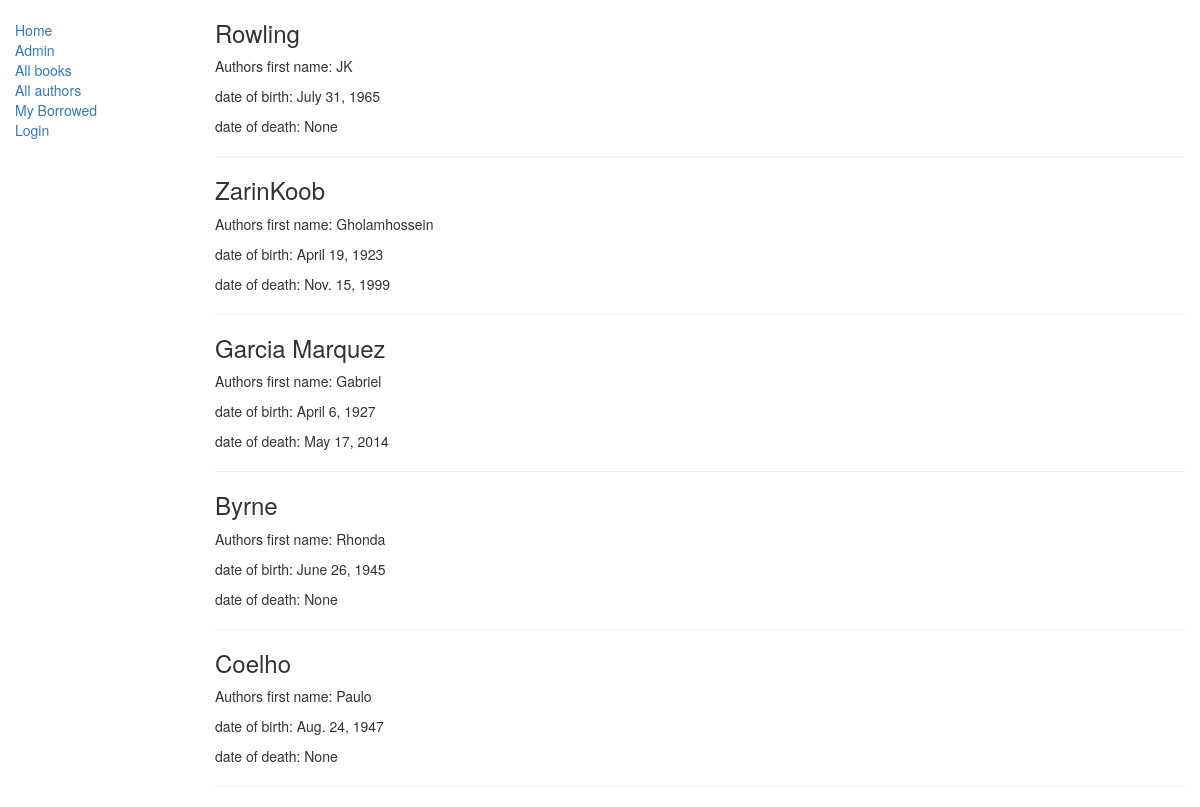
Screenshot of /catalog/authors/ with the database file from the repository.
### catalog/models.py (models this page shows, shortened)
class Author(models.Model):
    first_name      = models.CharField(max_length=300)
    last_name       = models.CharField(max_length=300)
    date_of_birth   = models.DateField(null =True , blank = True)
    date_of_death   = models.DateField('died' , null = True , blank = True)

### catalog/views.py (the view)
# urls.py: path('authors/' , views.AuthorListView.as_view(), name='author-list'),
class AuthorListView(generic.ListView):
    template_name = 'catalog/authorlist.html'
    model = models.Author

### catalog/templates/catalog/authorlist.html
{% extends "catalog/base_generic.html" %}
{% block content %}
  {% for author in author_list%}
    <h3>{{ author.last_name }}</h3>
    <p> Authors first name: {{ author.first_name }}</p>
    <p> date of birth: {{ author.date_of_birth }}</p>
    <p> date of death: {{ author.date_of_death }} </p>
    <hr>
  {% endfor %}
{% endblock %}

### rows the page displays
Author: last_name "Rowling", first_name "JK", date_of_birth "July 31, 1965", date_of_death "None"
Author: last_name "ZarinKoob", first_name "Gholamhossein", date_of_birth "April 19, 1923", date_of_death "Nov. 15, 1999"
Author: last_name "Garcia Marquez", first_name "Gabriel", date_of_birth "April 6, 1927", date_of_death "May 17, 2014"
Author: last_name "Byrne", first_name "Rhonda", date_of_birth "June 26, 1945", date_of_death "None"
Author: last_name "Coelho", first_name "Paulo", date_of_birth "Aug. 24, 1947", date_of_death "None"
